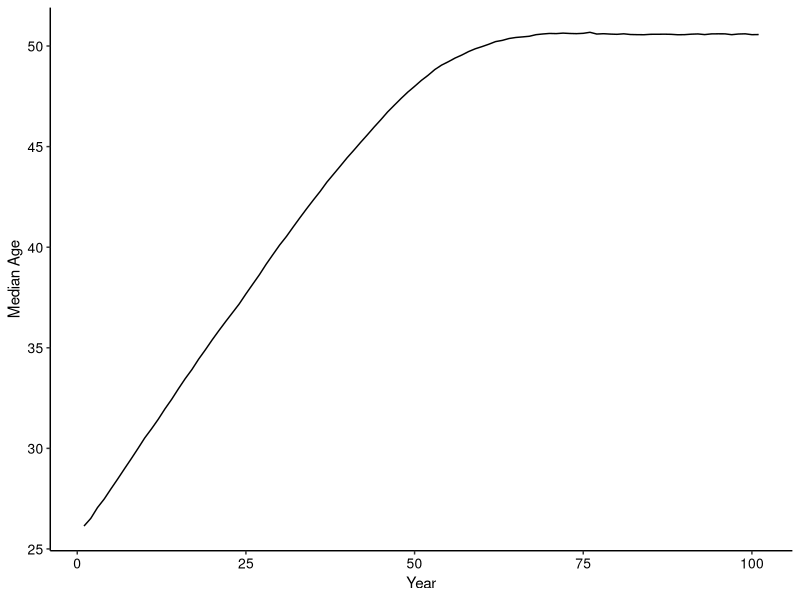
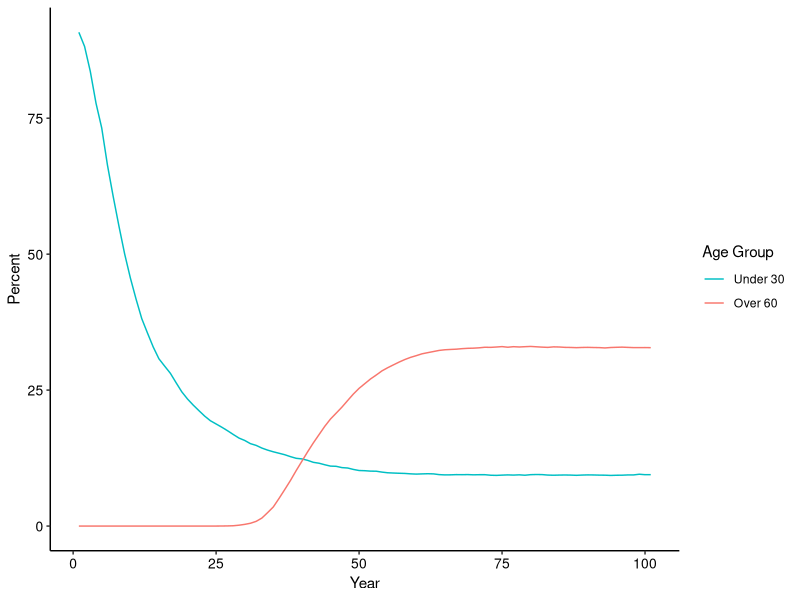
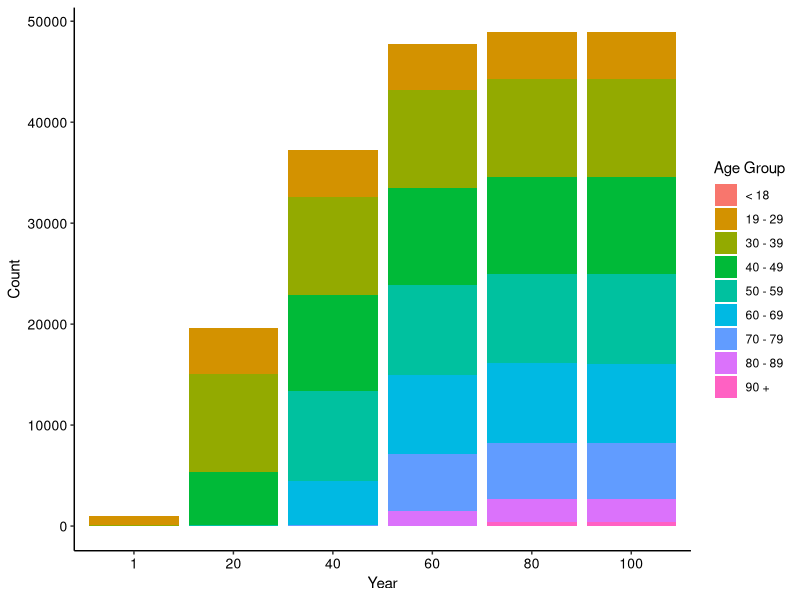
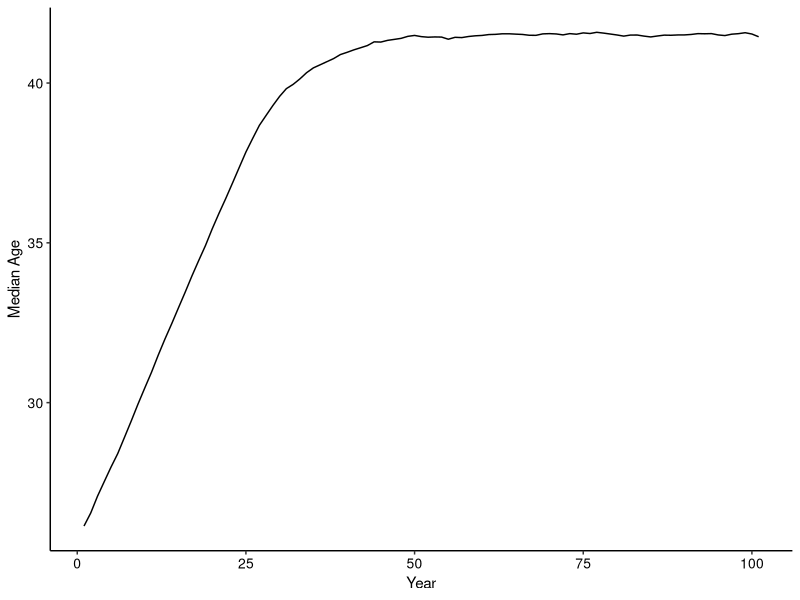
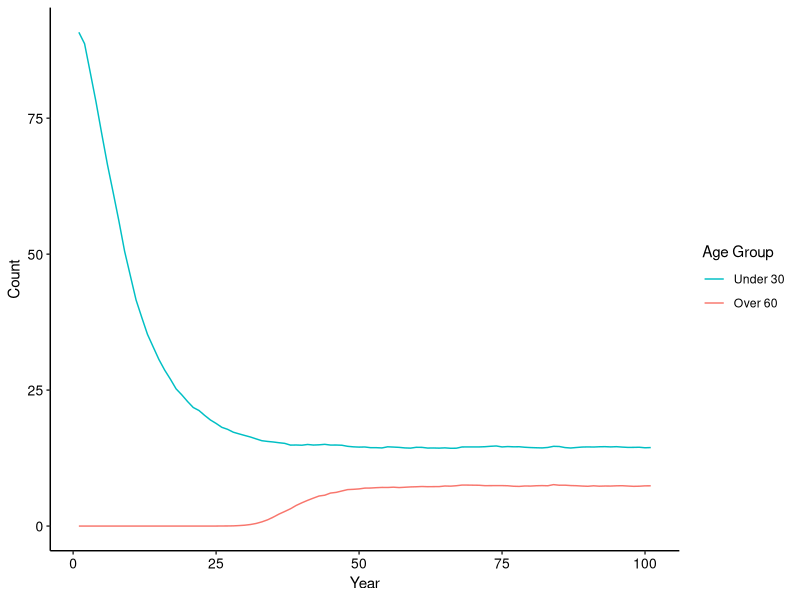
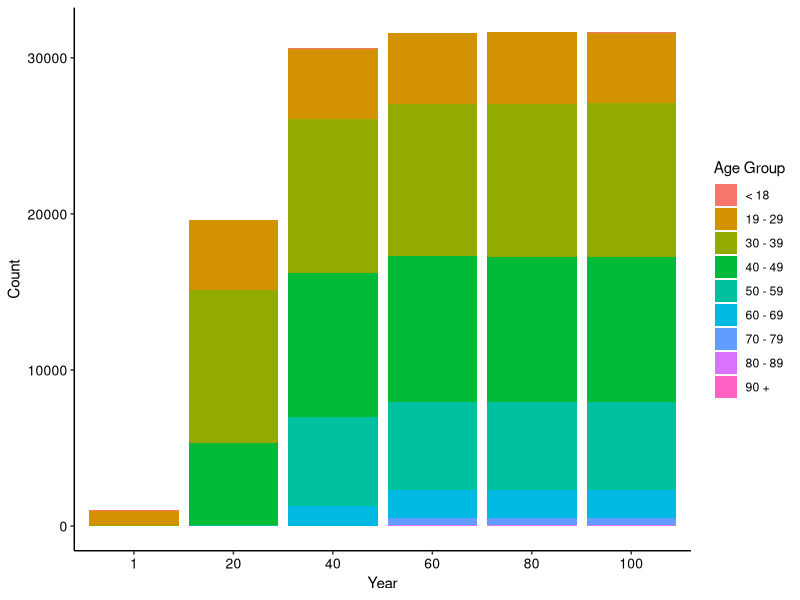
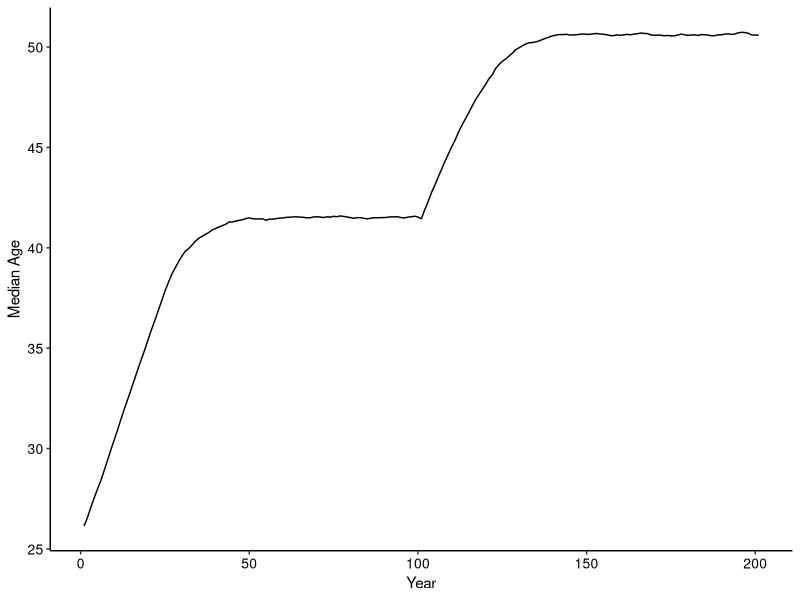
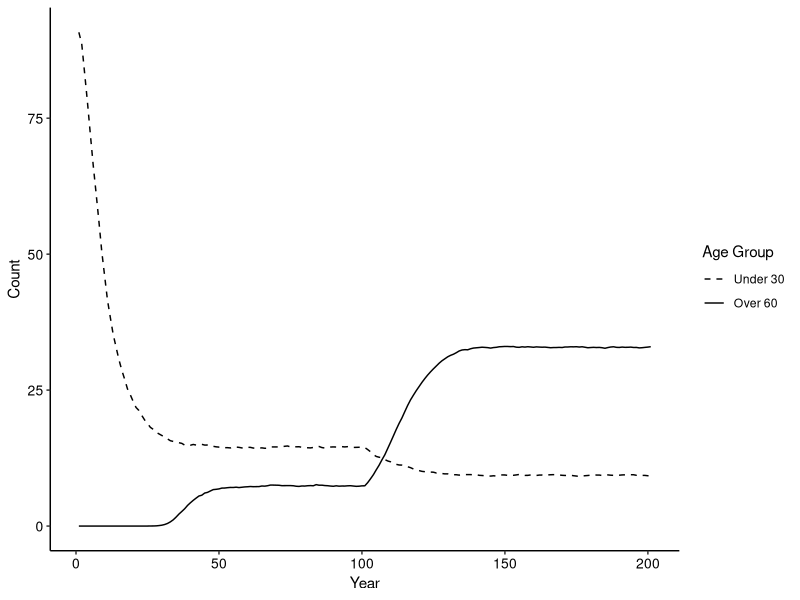

Generate these figures, in order, with R:
## ---- chunk 1
knitr::opts_chunk$set(echo = TRUE)
## ---- chunk 2
library(tidyverse)
## ---- chunk 3
set.seed(12345)
## ---- chunk 4
pop_n <- 1000 # number of people entering annually
pop_mean <- 26 # mean age of people entering
pop_sd <- 3 # standard deviation of people entering
parole_eligibility <- 25 # number of years before eligible for parole
parole_prob <- 0.9 # probability of earning parole
## ---- chunk 5
# stores individual members of population
population <- 
  rnorm(n = pop_n, mean = pop_mean, sd = pop_sd) %>% 
  enframe() %>% 
  select(value) %>% 
  rename(original_age = value) %>% 
  mutate(current_age = original_age, years_incarcerated = 0)

# stores median & number of people in age groups
overall <-
  tibble(year = 1, total = nrow(population), 
         median_age = median(population$current_age)) %>% 
  mutate("< 18" = pull(count(filter(population, current_age < 19))),
         "19 - 29" = pull(count(filter(population, current_age >= 19 & current_age < 30))),
         "30 - 39" = pull(count(filter(population, current_age >= 30 & current_age < 40))),
         "40 - 49" = pull(count(filter(population, current_age >= 40 & current_age < 50))),
         "50 - 59" = pull(count(filter(population, current_age >= 50 & current_age < 60))),
         "60 - 69" = pull(count(filter(population, current_age >= 60 & current_age < 70))),
         "70 - 79" = pull(count(filter(population, current_age >= 70 & current_age < 80))),
         "80 - 89" = pull(count(filter(population, current_age >= 80 & current_age < 90))),
         "90 +" = pull(count(filter(population, current_age >= 90))))
## ---- chunk 6
one_year_population <- function(data) {
  # age & years incarcerated increases by 1
  data$current_age <- data$current_age + 1
  data$years_incarcerated <- data$years_incarcerated + 1
  
  # creates age group cohorts & randomly removes fraction based on cohort
  less_than_18 <- filter(data, current_age < 19)
  less_than_18 <- sample_frac(less_than_18, (1 - 0.0007))
  
  `19_to_29` <- filter(data, current_age >= 19 & current_age < 30)
  `19_to_29` <- sample_frac(`19_to_29`, (1 - 0.0013))
  
  `30_to_39` <- filter(data, current_age >= 30 & current_age < 40)
  `30_to_39` <- sample_frac(`30_to_39`, (1 - 0.0019))
  
  `40_to_49` <- filter(data, current_age >= 40 & current_age < 50)
  `40_to_49` <- sample_frac(`40_to_49`, (1 - 0.0040))
  
  `50_to_59` <- filter(data, current_age >= 50 & current_age < 60)
  `50_to_59` <- sample_frac(`50_to_59`, (1 - 0.0088))
  
  `60_to_69` <- filter(data, current_age >= 60 & current_age < 70)
  `60_to_69` <- sample_frac(`60_to_69`, (1 - 0.0178))
  
  `70_to_79` <- filter(data, current_age >= 70 & current_age < 80)
  `70_to_79` <- sample_frac(`70_to_79`, (1 - 0.0439))
  
  `80_to_89` <- filter(data, current_age >= 80 & current_age < 90)
  `80_to_89` <- sample_frac(`80_to_89`, (1 - 0.1345))
  
  over_90 <- filter(data, current_age >= 90)
  over_90 <- sample_frac(over_90, (1 - 0.1926))
  
  data <- do.call("rbind", list(less_than_18, `19_to_29`, `30_to_39`, `40_to_49`, `50_to_59`, 
                                `60_to_69`,`70_to_79`, `80_to_89`, over_90))
  
  # adds 1000 more
  incoming <- 
    rnorm(n = pop_n, mean = pop_mean, sd = pop_sd) %>% 
    enframe() %>% 
    select(value) %>% 
    rename(original_age = value) %>% 
    mutate(current_age = original_age, years_incarcerated = 0)
  data <- rbind(data, incoming)
  
  # removes any observations with age less than 16 or greater than 100
  data <- data %>% 
    filter(current_age >= 16 & current_age < 100)
}

one_year_overall <- function(data, p) {
    incoming <-
      tibble(year = last(data$year) + 1, total = nrow(p),
             median_age = median(p$current_age)) %>% 
        mutate("< 18" = pull(count(filter(p, current_age < 19))),
               "19 - 29" = pull(count(filter(p, current_age >= 19 & current_age < 30))),
               "30 - 39" = pull(count(filter(p, current_age >= 30 & current_age < 40))),
               "40 - 49" = pull(count(filter(p, current_age >= 40 & current_age < 50))),
               "50 - 59" = pull(count(filter(p, current_age >= 50 & current_age < 60))),
               "60 - 69" = pull(count(filter(p, current_age >= 60 & current_age < 70))),
               "70 - 79" = pull(count(filter(p, current_age >= 70 & current_age < 80))),
               "80 - 89" = pull(count(filter(p, current_age >= 80 & current_age < 90))),
               "90 +" = pull(count(filter(p, current_age >= 90))))
    data <- rbind(data, incoming)
}
## ---- chunk 7
# extend 100 years until stable
no_parole_population <- population
no_parole_overall <- overall

for (i in 1:100) {
  no_parole_population <- one_year_population(no_parole_population)
  no_parole_overall <- one_year_overall(no_parole_overall, no_parole_population)
}
## ---- chunk 8
one_year_parole <- function(data) {
  # age & years incarcerated increases by 1
  data$current_age <- data$current_age + 1
  data$years_incarcerated <- data$years_incarcerated + 1
  
  # creates age group cohorts & randomly removes fraction based on cohort
  less_than_18 <- filter(data, current_age < 19)
  less_than_18 <- sample_frac(less_than_18, (1 - 0.0007))
  
  `19_to_29` <- filter(data, current_age >= 19 & current_age < 30)
  `19_to_29` <- sample_frac(`19_to_29`, (1 - 0.0013))
  
  `30_to_39` <- filter(data, current_age >= 30 & current_age < 40)
  `30_to_39` <- sample_frac(`30_to_39`, (1 - 0.0019))
  
  `40_to_49` <- filter(data, current_age >= 40 & current_age < 50)
  `40_to_49` <- sample_frac(`40_to_49`, (1 - 0.0040))
  
  `50_to_59` <- filter(data, current_age >= 50 & current_age < 60)
  `50_to_59` <- sample_frac(`50_to_59`, (1 - 0.0088))
  
  `60_to_69` <- filter(data, current_age >= 60 & current_age < 70)
  `60_to_69` <- sample_frac(`60_to_69`, (1 - 0.0178))
  
  `70_to_79` <- filter(data, current_age >= 70 & current_age < 80)
  `70_to_79` <- sample_frac(`70_to_79`, (1 - 0.0439))
  
  `80_to_89` <- filter(data, current_age >= 80 & current_age < 90)
  `80_to_89` <- sample_frac(`80_to_89`, (1 - 0.1345))
  
  over_90 <- filter(data, current_age >= 90)
  over_90 <- sample_frac(over_90, (1 - 0.1926))
  
  data <- do.call("rbind", list(less_than_18, `19_to_29`, `30_to_39`, `40_to_49`, `50_to_59`, 
                                `60_to_69`,`70_to_79`, `80_to_89`, over_90))
  
  eligible <- sample_frac(filter(data, years_incarcerated >= parole_eligibility), parole_prob)
  ineligible <- filter(data, years_incarcerated < parole_eligibility)
  data <- rbind(eligible, ineligible)
  
  # adds 1000 more
  incoming <- 
    rnorm(n = pop_n, mean = pop_mean, sd = pop_sd) %>% 
    enframe() %>% 
    select(value) %>% 
    rename(original_age = value) %>% 
    mutate(current_age = original_age, years_incarcerated = 0)
  data <- rbind(data, incoming)
  
  # removes any observations with age less than 16 or greater than 100
  data <- data %>% 
    filter(current_age >= 16 & current_age < 100)
}
## ---- chunk 9
parole_population <- population
parole_overall <- overall

for (i in 1:100) {
  parole_population <- one_year_parole(parole_population)
  parole_overall <- one_year_overall(parole_overall, parole_population)
}
## ---- chunk 10
policy_population <- parole_population
policy_overall <- parole_overall

for (i in 1:100) {
  policy_population <- one_year_population(policy_population)
  policy_overall <- one_year_overall(policy_overall, policy_population)
}
## ---- chunk 11
ggplot(data = no_parole_overall, mapping = aes(x = year, y = median_age)) +
  geom_line() +
  labs(x = "Year", y = "Median Age") +
  theme_classic() +
  theme(axis.text.x = element_text(color = "#000000", size = 10),
        axis.text.y = element_text(color = "#000000", size = 10))

no_parole_overall %>% 
  mutate(under_30 = (`19 - 29` + `< 18`) / total * 100, 
         over_60 = (`60 - 69` + `70 - 79` + `80 - 89` + `90 +`) / total * 100) %>% 
  select(year, under_30, over_60) %>% 
  ggplot(data = ., mapping = aes(x = year, group = 1)) +
  geom_line(mapping = aes(y = under_30, color = "under_30")) +
  geom_line(mapping = aes(y = over_60, color = "over_60")) +
  labs(x = "Year", y = "Percent") +
  scale_color_discrete(name = "Age Group",
                       breaks = c("under_30", "over_60"), labels = c("Under 30", "Over 60")) +
  theme_classic() +
  theme(axis.text.x = element_text(color = "#000000", size = 10),
        axis.text.y = element_text(color = "#000000", size = 10))

no_parole_overall_long <- no_parole_overall %>% 
  select(year, `< 18`:`90 +`) %>% 
  mutate(year = as.character(year)) %>% 
  pivot_longer(-year, names_to = "age_group", values_to = "count")

ggplot(data = no_parole_overall_long, mapping = aes(x = year, y = count, fill = age_group)) +
  geom_bar(stat = "identity") +
  labs(x = "Year", y = "Count") +
  scale_x_discrete(limits = c("1", "20", "40", "60", "80", "100")) +
  scale_fill_discrete(name = "Age Group",
                      breaks = c("< 18", "19 - 29", "30 - 39", "40 - 49", "50 - 59", "60 - 69",
                                 "70 - 79", "80 - 89", "90 +")) +
  theme_classic() +
  theme(axis.text.x = element_text(color = "#000000", size = 10),
        axis.text.y = element_text(color = "#000000", size = 10))
## ---- chunk 12
simulation_base <- no_parole_overall %>% 
  filter(year == 100) %>%
  mutate(`< 18` = `< 18` / total * 100, `19 - 29` = `19 - 29` / total * 100,
         `30 - 39` = `30 - 39` / total * 100, `40 - 49` = `40 - 49` / total * 100,
         `50 - 59` = `50 - 59` / total * 100, `60 - 69` = `60 - 69` / total * 100,
         `70 - 79` = `70 - 79` / total * 100, `80 - 89` = `80 - 89` / total * 100,
         `90 +` = `90 +` / total * 100) %>% 
  select(total:`90 +`)
## ---- chunk 13
ggplot(data = parole_overall, mapping = aes(x = year, y = median_age)) +
  geom_line() +
  labs(x = "Year", y = "Median Age") +
  theme_classic() +
  theme(axis.text.x = element_text(color = "#000000", size = 10),
        axis.text.y = element_text(color = "#000000", size = 10))

parole_overall %>% 
  mutate(under_30 = (`19 - 29` + `< 18`) / total * 100, 
         over_60 = (`60 - 69` + `70 - 79` + `80 - 89` + `90 +`) / total * 100) %>% 
  select(year, under_30, over_60) %>% 
  ggplot(data = ., mapping = aes(x = year, group = 1)) +
  geom_line(mapping = aes(y = under_30, color = "under_30")) +
  geom_line(mapping = aes(y = over_60, color = "over_60")) +
  labs(x = "Year", y = "Count") +
  scale_color_discrete(name = "Age Group",
                       breaks = c("under_30", "over_60"), labels = c("Under 30", "Over 60")) +
  theme_classic() +
  theme(axis.text.x = element_text(color = "#000000", size = 10),
        axis.text.y = element_text(color = "#000000", size = 10))

parole_overall_long <- parole_overall %>% 
  select(year, `< 18`:`90 +`) %>% 
  mutate(year = as.character(year)) %>% 
  pivot_longer(-year, names_to = "age_group", values_to = "count")

ggplot(data = parole_overall_long, mapping = aes(x = year, y = count, fill = age_group)) +
  geom_bar(stat = "identity") +
  labs(x = "Year", y = "Count") +
  scale_x_discrete(limits = c("1", "20", "40", "60", "80", "100")) +
  scale_fill_discrete(name = "Age Group",
                      breaks = c("< 18", "19 - 29", "30 - 39", "40 - 49", "50 - 59", "60 - 69",
                                 "70 - 79", "80 - 89", "90 +")) +
  theme_classic() +
  theme(axis.text.x = element_text(color = "#000000", size = 10),
        axis.text.y = element_text(color = "#000000", size = 10))
## ---- chunk 14
simulation_parole <- parole_overall %>% 
  filter(year == 100) %>%
  mutate(over_60 = (`60 - 69` + `70 - 79` + `80 - 89` + `90 +`) / total * 100,
         `< 18` = `< 18` / total * 100, `19 - 29` = `19 - 29` / total * 100,
         `30 - 39` = `30 - 39` / total * 100, `40 - 49` = `40 - 49` / total * 100,
         `50 - 59` = `50 - 59` / total * 100, `60 - 69` = `60 - 69` / total * 100,
         `70 - 79` = `70 - 79` / total * 100, `80 - 89` = `80 - 89` / total * 100,
         `90 +` = `90 +` / total * 100) %>%
  select(total, median_age, over_60)
## ---- chunk 15
ggplot(data = policy_overall) +
  geom_line(mapping = aes(x = year, y = median_age)) +
  labs(x = "Year", y = "Median Age") +
  theme_classic() +
  theme(axis.text.x = element_text(color = "#000000", size = 10),
        axis.text.y = element_text(color = "#000000", size = 10))

policy_overall %>% 
  mutate(under_30 = (`19 - 29` + `< 18`) / total * 100, 
         over_60 = (`60 - 69` + `70 - 79` + `80 - 89` + `90 +`) / total * 100) %>% 
  select(year, under_30, over_60) %>% 
  ggplot(data = ., mapping = aes(x = year, group = 1)) +
  geom_line(mapping = aes(y = under_30, linetype = "dashed")) +
  geom_line(mapping = aes(y = over_60, linetype = "solid")) +
  labs(x = "Year", y = "Count") +
  scale_linetype_manual(name = "Age Group",
                        values = c("dashed", "solid"), labels = c("Under 30", "Over 60")) +
  theme_classic() +
  theme(axis.text.x = element_text(color = "#000000", size = 10),
        axis.text.y = element_text(color = "#000000", size = 10))

policy_overall_long <- policy_overall %>% 
  mutate(`< 30` = `19 - 29` + `< 18`, `30 - 60` = `30 - 39` + `40 - 49` + `50 - 59`,
         `60 +` = `60 - 69` + `70 - 79` + `80 - 89` + `90 +`) %>% 
  select(year, `< 30`, `30 - 60`, `60 +`) %>% 
  mutate(year = as.character(year)) %>% 
  pivot_longer(-year, names_to = "age_group", values_to = "count")

ggplot(data = policy_overall_long, mapping = aes(x = year, y = count, fill = age_group)) +
  geom_col() +
  labs(x = "Year", y = "Count", fill = "Age Group") +
  scale_x_discrete(limits = c("100", "105", "110", "115", "120", "125", 
                              "130", "135", "140", "145", "150")) +
  theme_classic() +
  theme(axis.text.x = element_text(color = "#000000", size = 10),
        axis.text.y = element_text(color = "#000000", size = 10)) +
  scale_fill_grey()
## ---- chunk 16
simulation_policy <- policy_overall %>% 
  filter(year > 100) %>%
  mutate(over_60 = (`60 - 69` + `70 - 79` + `80 - 89` + `90 +`) / total * 100) %>%
  select(year, total, median_age, over_60)
## ---- chunk 17
population_e <- no_parole_population
overall_e <- no_parole_overall
for (i in 1:100) {
  population_e <- one_year_population(population_e)
  overall_e <- one_year_overall(overall_e, population_e)
}
## ---- chunk 18
ggplot(data = overall_e, mapping = aes(x = year, y = median_age)) +
  geom_line() +
  labs(title = "Median Age Over Time", x = "Year", y = "Median Age")

overall_e %>% 
  mutate(under_30 = (`19 - 29` + `< 18`) / total * 100, 
         over_60 = (`60 - 69` + `70 - 79` + `80 - 89` + `90 +`) / total * 100) %>% 
  select(year, under_30, over_60) %>% 
  ggplot(data = ., mapping = aes(x = year, group = 1)) +
  geom_line(mapping = aes(y = under_30, color = "under_30")) +
  geom_line(mapping = aes(y = over_60, color = "over_60")) +
  labs(title = "Percent Under 30 & Over 60 Over Time", x = "Year", y = "Count") +
  scale_color_discrete(name = "Age Group",
                       breaks = c("under_30", "over_60"), labels = c("Under 30", "Over 60"))

overall_e_long <- overall_e %>% 
  select(year, `< 18`:`90 +`) %>% 
  mutate(year = as.character(year)) %>% 
  pivot_longer(-year, names_to = "age_group", values_to = "count") %>% 
  filter(year == "1" | year == "21" | year == "41" | year == "61" | year == "81" | 
           year == "101" | year == "121" | year == "141" | year == "161" | year == "181" |
           year == "201")

ggplot(data = overall_e_long, mapping = aes(x = year, y = count, fill = age_group)) +
  geom_bar(position = "stack", stat = "identity") +
  labs(title = "Age Groups Over Time", x = "Year", y = "Count") +
  scale_x_discrete(limits = c("1", "21", "41", "61", "81", "101", "121", "141", "161", "181", 
                              "201")) +
  scale_fill_discrete(name = "Age Group",
                      breaks = c("< 18", "19 - 29", "30 - 39", "40 - 49", "50 - 59", "60 - 69",
                                 "70 - 79", "80 - 89", "90 +"))

bar_race_e <- overall_e %>% 
  select(year, `< 18`:`90 +`) %>% 
  mutate(year = as.character(year)) %>% 
  pivot_longer(-year, names_to = "age_group", values_to = "count") %>% 
  pivot_wider(names_from = "year", values_from = "count")
## ---- chunk 19
parole_comparison <- parole_overall %>% 
  mutate(`< 30` = `19 - 29` + `< 18`, `30 - 60` = `30 - 39` + `40 - 49` + `50 - 59`,
         `60 +` = `60 - 69` + `70 - 79` + `80 - 89` + `90 +`) %>% 
  select(year, `< 30`, `30 - 60`, `60 +`) %>% 
  mutate(year = as.character(year)) %>% 
  pivot_longer(-year, names_to = "age_group", values_to = "count") %>% 
  filter(year == 100) %>% 
  mutate(parole = TRUE) %>% 
  select(age_group, count, parole)

no_parole_comparison <- no_parole_overall %>% 
  mutate(`< 30` = `19 - 29` + `< 18`, `30 - 60` = `30 - 39` + `40 - 49` + `50 - 59`,
         `60 +` = `60 - 69` + `70 - 79` + `80 - 89` + `90 +`) %>% 
  select(year, `< 30`, `30 - 60`, `60 +`) %>% 
  mutate(year = as.character(year)) %>% 
  pivot_longer(-year, names_to = "age_group", values_to = "count") %>% 
  filter(year == 100) %>% 
  mutate(parole = FALSE) %>% 
  select(age_group, count, parole)

comparison <- rbind(parole_comparison, no_parole_comparison)

ggplot(data = comparison, mapping = aes(x = parole, y = count, fill = age_group)) +
  geom_col() +
  labs(x = "Parole", y = "Count", fill = "Age Group") +
  scale_x_discrete(limits = c(TRUE, FALSE), labels = c("True", "False")) +
  theme_classic() +
  theme(axis.text.x = element_text(color = "#000000", size = 10),
        axis.text.y = element_text(color = "#000000", size = 10)) +
  scale_fill_grey()
## ---- chunk 20
bar_race <- no_parole_overall %>% 
  select(year, `< 18`:`90 +`) %>% 
  mutate(year = as.character(year)) %>% 
  pivot_longer(-year, names_to = "age_group", values_to = "count") %>% 
  pivot_wider(names_from = "year", values_from = "count")
## ---- chunk 21
nc <- read.csv("nc.csv")
nc %>% 
  mutate(Under30 = (AgeUnder20 + Age20to29) / PrisonPopulation * 100, 
         Over60 = (Age60to69 + Age70to79 + Age80to89 + Age90over) / PrisonPopulation * 100) %>% 
  select(year, PrisonPopulation, Under30, Over60) %>% 
  ggplot(data = ., mapping = aes(x = year, group = 1)) +
  geom_line(mapping = aes(y = Under30, color = "Under30")) +
  geom_line(mapping = aes(y = Over60, color = "Over60")) +
  labs(title = "Actual Percent Under 30 & Over 60 Over Time", x = "Year", y = "Percent") +
  scale_color_discrete(name = "Age Group",
                       breaks = c("Under30", "Over60"), labels = c("Under 30", "Over 60"))

nc_long <- nc %>% 
  select(year, AgeUnder20:Age90over) %>% 
  mutate(year = as.character(year)) %>% 
  pivot_longer(-year, names_to = "age_group", values_to = "count")

nc_long %>% 
  filter(age_group != "AgeUnder20") %>% 
  ggplot(data = ., mapping = aes(x = year, y = count, fill = age_group)) +
  geom_col() +
  labs(title = "Actual Age Groups Over Time", x = "Year", y = "Count") +
  scale_x_discrete(limits = c("1979", "1984", "1989", "1994", "1999", "2004", "2009", "2014", 
                              "2020")) +
  expand_limits(y = c(0, 50000)) +
  scale_fill_discrete(name = "Age Group",
                      breaks = c("Age20to29", "Age30to39", "Age40to49", "Age50to59", 
                                 "Age60to69", "Age70to79", "Age80to89", "Age90over"),
                      labels = c("20 - 29", "30 - 39", "40 - 49", "50 - 59", "60 - 69",
                                 "70 - 79", "80 - 89", "90 +"))

no_parole_overall_long %>% 
  filter(age_group != "< 18") %>% 
  ggplot(data = ., mapping = aes(x = year, y = count, fill = age_group)) +
  geom_col() +
  labs(title = "Age Groups Over Time", x = "Year", y = "Count") +
  scale_x_discrete(limits = c("19", "24", "29", "34", "39", "44", "49", "54", "59")) +
  expand_limits(y = c(0, 50000)) +
  scale_fill_discrete(name = "Age Group",
                      breaks = c("19 - 29", "30 - 39", "40 - 49", "50 - 59", "60 - 69",
                                 "70 - 79", "80 - 89", "90 +"))
## ---- chunk 22
actual_nc <- nc %>% 
  filter(year == 2020) %>% 
  mutate(AgeUnder20 = AgeUnder20 / PrisonPopulation * 100,
         Age20to29 = Age20to29 / PrisonPopulation * 100, 
         Age30to39 = Age30to39 / PrisonPopulation * 100, 
         Age40to49 = Age40to49 / PrisonPopulation * 100, 
         Age50to59 = Age50to59 / PrisonPopulation * 100, 
         Age60to69 = Age60to69 / PrisonPopulation * 100, 
         Age70to79 = Age70to79 / PrisonPopulation * 100, 
         Age80to89 = Age80to89 / PrisonPopulation * 100, 
         Age90over = Age90over / PrisonPopulation * 100)
## ---- chunk 23
bjs <- read.csv("bjs.csv")
bjs_wide <- bjs %>% 
  select(RPTYEAR, AGEYREND, n) %>% 
  mutate(RPTYEAR = as.character(RPTYEAR)) %>% 
  pivot_wider(names_from = "AGEYREND", values_from = "n") %>% 
  mutate(total = `(1) 18-24 years` + `(2) 25-34 years` + `(3) 35-44 years` + 
           `(4) 45-54 years` + `(5) 55+ years`)

bjs_wide %>% 
  mutate(under_35 = (`(1) 18-24 years` + `(2) 25-34 years`) / total * 100, 
         over_55 = `(5) 55+ years` / total * 100) %>% 
  select(RPTYEAR, under_35, over_55) %>% 
  ggplot(data = ., mapping = aes(x = RPTYEAR, group = 1)) +
  geom_line(mapping = aes(y = under_35, color = "under_35")) +
  geom_line(mapping = aes(y = over_55, color = "over_55")) + 
  labs(title = "BJS Actual Percent Under 35 & Over 55 Over Time", x = "Year", y = "Percent") +
  scale_color_discrete(name = "Age Group", 
                       breaks = c("under_35", "over_55"), labels = c("Under 35", "Over 55"))

no_parole_overall %>% 
  mutate(under_35 = (`30 - 39` / 2 + `19 - 29` + `< 18`) / total * 100,
         over_55 = (`50 - 59` / 2 + `60 - 69` + `70 - 79` + `80 - 89` + `90 +`) / 
           total * 100) %>% 
  select(year, under_35, over_55) %>% 
  ggplot(data = ., mapping = aes(x = year, group = 1)) +
  geom_line(mapping = aes(y = under_35, color = "under_35")) +
  geom_line(mapping = aes(y = over_55, color = "over_55")) +
  labs(title = "Percent Under 35 & Over 55 Over Time", x = "Year", y = "Percent") +
  scale_color_discrete(name = "Age Group",
                       breaks = c("under_35", "over_55"), labels = c("Under 35", "Over 55"))

ggplot(data = bjs, mapping = aes(x = RPTYEAR, y = COUNT_THSNDS, fill = AGEYREND)) +
  geom_col() +
  labs(title = "BJS Actual Age Groups Over Time", x = "Year", y = "Count (in thousands)") +
  scale_fill_discrete(name = "Age Group",
                      breaks = c("(1) 18-24 years", "(2) 25-34 years", "(3) 35-44 years",
                                 "(4) 45-54 years", "(5) 55+ years"),
                      labels = c("18 - 24", "25 - 34", "35 - 44", "45 - 54", "55 +"))

no_parole_overall %>% 
  mutate(`18 - 24` = `< 18` + `19 - 29` / 2, `25 - 34` = `19 - 29` / 2 + `30 - 39` / 2,
         `35 - 44` = `30 - 39` / 2 + `40 - 49` / 2, `45 - 54` = `40 - 49` / 2 + `50 - 59` / 2,
         `55 +` = `50 - 59` / 2 + `60 - 69` + `70 - 79` + `80 - 89` + `90 +`) %>% 
  select(year, `18 - 24`:`55 +`) %>% 
  mutate(year = as.character(year)) %>% 
  pivot_longer(-year, names_to = "age_group", values_to = "count") %>% 
  ggplot(data = ., mapping = aes(x = year, y = count, fill = age_group)) +
  geom_col() +
  labs(title = "Age Groups Over Time", x = "Year", y = "Count") +
  scale_x_discrete(limits = c("19", "24", "29", "34", "39", "44", "49", "54", "59")) +
  scale_fill_discrete(name = "Age Group")
